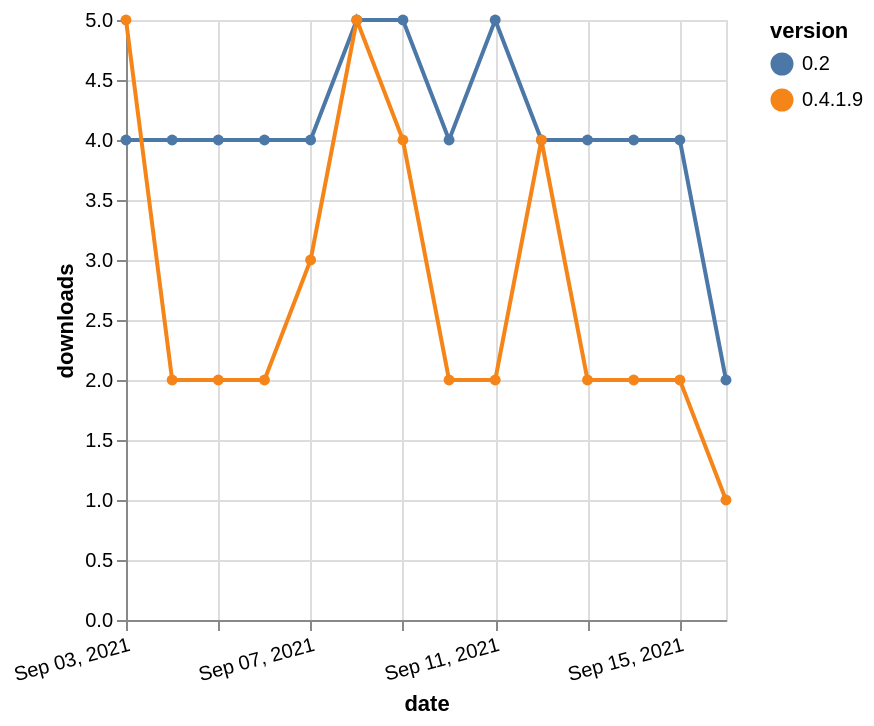

Write the Vega-Lite specification saved for this chart.
### Vega-Lite specification from a JSON file in a GitHub repository (floating-point values rounded to 4 significant figures)
{"$schema": "https://vega.github.io/schema/vega-lite/v5.json", "description": "A simple bar chart with embedded data.", "data": {"values": [{"date": "2021-09-03", "total": 7031, "delta": 4, "version": "0.2"}, {"date": "2021-09-04", "total": 7035, "delta": 4, "version": "0.2"}, {"date": "2021-09-05", "total": 7039, "delta": 4, "version": "0.2"}, {"date": "2021-09-06", "total": 7043, "delta": 4, "version": "0.2"}, {"date": "2021-09-07", "total": 7047, "delta": 4, "version": "0.2"}, {"date": "2021-09-08", "total": 7052, "delta": 5, "version": "0.2"}, {"date": "2021-09-09", "total": 7057, "delta": 5, "version": "0.2"}, {"date": "2021-09-10", "total": 7061, "delta": 4, "version": "0.2"}, {"date": "2021-09-11", "total": 7066, "delta": 5, "version": "0.2"}, {"date": "2021-09-12", "total": 7070, "delta": 4, "version": "0.2"}, {"date": "2021-09-13", "total": 7074, "delta": 4, "version": "0.2"}, {"date": "2021-09-14", "total": 7078, "delta": 4, "version": "0.2"}, {"date": "2021-09-15", "total": 7082, "delta": 4, "version": "0.2"}, {"date": "2021-09-16", "total": 7084, "delta": 2, "version": "0.2"}, {"date": "2021-09-03", "total": 3394, "delta": 5, "version": "0.4.1.9"}, {"date": "2021-09-04", "total": 3396, "delta": 2, "version": "0.4.1.9"}, {"date": "2021-09-05", "total": 3398, "delta": 2, "version": "0.4.1.9"}, {"date": "2021-09-06", "total": 3400, "delta": 2, "version": "0.4.1.9"}, {"date": "2021-09-07", "total": 3403, "delta": 3, "version": "0.4.1.9"}, {"date": "2021-09-08", "total": 3408, "delta": 5, "version": "0.4.1.9"}, {"date": "2021-09-09", "total": 3412, "delta": 4, "version": "0.4.1.9"}, {"date": "2021-09-10", "total": 3414, "delta": 2, "version": "0.4.1.9"}, {"date": "2021-09-11", "total": 3416, "delta": 2, "version": "0.4.1.9"}, {"date": "2021-09-12", "total": 3420, "delta": 4, "version": "0.4.1.9"}, {"date": "2021-09-13", "total": 3422, "delta": 2, "version": "0.4.1.9"}, {"date": "2021-09-14", "total": 3424, "delta": 2, "version": "0.4.1.9"}, {"date": "2021-09-15", "total": 3426, "delta": 2, "version": "0.4.1.9"}, {"date": "2021-09-16", "total": 3427, "delta": 1, "version": "0.4.1.9"}]}, "width": "container", "mark": {"type": "line", "point": {"filled": true}}, "encoding": {"x": {"field": "date", "type": "temporal", "timeUnit": "yearmonthdate", "title": "date", "axis": {"labelAngle": -15}}, "y": {"field": "delta", "type": "quantitative", "title": "downloads"}, "color": {"field": "version", "type": "nominal"}, "tooltip": {"field": "delta"}}}
